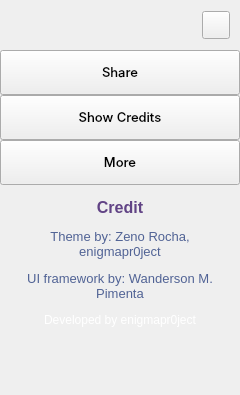
      <widget class="QFrame" name="extraLeftBox">
       <property name="minimumSize">
        <size>
         <width>0</width>
         <height>0</height>
        </size>
       </property>
       <property name="maximumSize">
        <size>
         <width>0</width>
         <height>16777215</height>
        </size>
       </property>
       <property name="frameShape">
        <enum>QFrame::NoFrame</enum>
       </property>
       <property name="frameShadow">
        <enum>QFrame::Raised</enum>
       </property>
       <layout class="QVBoxLayout" name="extraColumLayout">
        <property name="spacing">
         <number>0</number>
        </property>
        <property name="leftMargin">
         <number>0</number>
        </property>
        <property name="topMargin">
         <number>0</number>
        </property>
        <property name="rightMargin">
         <number>0</number>
        </property>
        <property name="bottomMargin">
         <number>0</number>
        </property>
        <item>
         <widget class="QFrame" name="extraTopBg">
          <property name="minimumSize">
           <size>
            <width>0</width>
            <height>50</height>
           </size>
          </property>
          <property name="maximumSize">
           <size>
            <width>16777215</width>
            <height>50</height>
           </size>
          </property>
          <property name="frameShape">
           <enum>QFrame::NoFrame</enum>
          </property>
          <property name="frameShadow">
           <enum>QFrame::Raised</enum>
          </property>
          <layout class="QVBoxLayout" name="verticalLayout_5">
           <property name="spacing">
            <number>0</number>
           </property>
           <property name="leftMargin">
            <number>0</number>
           </property>
           <property name="topMargin">
            <number>0</number>
           </property>
           <property name="rightMargin">
            <number>0</number>
           </property>
           <property name="bottomMargin">
            <number>0</number>
           </property>
           <item>
            <layout class="QGridLayout" name="extraTopLayout">
             <property name="leftMargin">
              <number>10</number>
             </property>
             <property name="rightMargin">
              <number>10</number>
             </property>
             <property name="horizontalSpacing">
              <number>10</number>
             </property>
             <property name="verticalSpacing">
              <number>0</number>
             </property>
             <item row="0" column="0">
              <widget class="QFrame" name="extraIcon">
               <property name="minimumSize">
                <size>
                 <width>20</width>
                 <height>0</height>
                </size>
               </property>
               <property name="maximumSize">
                <size>
                 <width>20</width>
                 <height>20</height>
                </size>
               </property>
               <property name="styleSheet">
                <string notr="true"/>
               </property>
               <property name="frameShape">
                <enum>QFrame::NoFrame</enum>
               </property>
               <property name="frameShadow">
                <enum>QFrame::Raised</enum>
               </property>
              </widget>
             </item>
             <item row="0" column="1">
              <widget class="QLabel" name="extraLabel">
               <property name="minimumSize">
                <size>
                 <width>150</width>
                 <height>0</height>
                </size>
               </property>
               <property name="text">
                <string/>
               </property>
              </widget>
             </item>
             <item row="0" column="2">
              <widget class="QPushButton" name="extraCloseColumnBtn">
               <property name="minimumSize">
                <size>
                 <width>28</width>
                 <height>28</height>
                </size>
               </property>
               <property name="maximumSize">
                <size>
                 <width>28</width>
                 <height>28</height>
                </size>
               </property>
               <property name="cursor">
                <cursorShape>PointingHandCursor</cursorShape>
               </property>
               <property name="toolTip">
                <string>Hide</string>
               </property>
               <property name="text">
                <string/>
               </property>
               <property name="icon">
                <iconset resource="resources.qrc">
                 <normaloff>:/icons/images/icons/x.png</normaloff>:/icons/images/icons/x.png</iconset>
               </property>
               <property name="iconSize">
                <size>
                 <width>20</width>
                 <height>20</height>
                </size>
               </property>
              </widget>
             </item>
            </layout>
           </item>
          </layout>
         </widget>
        </item>
        <item>
         <widget class="QFrame" name="extraContent">
          <property name="frameShape">
           <enum>QFrame::NoFrame</enum>
          </property>
          <property name="frameShadow">
           <enum>QFrame::Raised</enum>
          </property>
          <layout class="QVBoxLayout" name="verticalLayout_12">
           <property name="spacing">
            <number>0</number>
           </property>
           <property name="leftMargin">
            <number>0</number>
           </property>
           <property name="topMargin">
            <number>0</number>
           </property>
           <property name="rightMargin">
            <number>0</number>
           </property>
           <property name="bottomMargin">
            <number>0</number>
           </property>
           <item alignment="Qt::AlignTop">
            <widget class="QFrame" name="extraTopMenu">
             <property name="frameShape">
              <enum>QFrame::NoFrame</enum>
             </property>
             <property name="frameShadow">
              <enum>QFrame::Raised</enum>
             </property>
             <layout class="QVBoxLayout" name="verticalLayout_11">
              <property name="spacing">
               <number>0</number>
              </property>
              <property name="leftMargin">
               <number>0</number>
              </property>
              <property name="topMargin">
               <number>0</number>
              </property>
              <property name="rightMargin">
               <number>0</number>
              </property>
              <property name="bottomMargin">
               <number>0</number>
              </property>
              <item>
               <widget class="QPushButton" name="btn_share">
                <property name="sizePolicy">
                 <sizepolicy hsizetype="Expanding" vsizetype="Fixed">
                  <horstretch>0</horstretch>
                  <verstretch>0</verstretch>
                 </sizepolicy>
                </property>
                <property name="minimumSize">
                 <size>
                  <width>0</width>
                  <height>45</height>
                 </size>
                </property>
                <property name="font">
                 <font>
                  <family>Inter Medium</family>
                  <pointsize>10</pointsize>
                  <italic>false</italic>
                  <bold>false</bold>
                 </font>
                </property>
                <property name="cursor">
                 <cursorShape>PointingHandCursor</cursorShape>
                </property>
                <property name="layoutDirection">
                 <enum>Qt::LeftToRight</enum>
                </property>
                <property name="styleSheet">
                 <string notr="true"/>
                </property>
                <property name="text">
                 <string>Share</string>
                </property>
               </widget>
              </item>
              <item>
               <widget class="QPushButton" name="btn_credits">
                <property name="sizePolicy">
                 <sizepolicy hsizetype="Expanding" vsizetype="Fixed">
                  <horstretch>0</horstretch>
                  <verstretch>0</verstretch>
                 </sizepolicy>
                </property>
                <property name="minimumSize">
                 <size>
                  <width>0</width>
                  <height>45</height>
                 </size>
                </property>
                <property name="font">
                 <font>
                  <family>Inter Medium</family>
                  <pointsize>10</pointsize>
                  <italic>false</italic>
                  <bold>false</bold>
                 </font>
                </property>
                <property name="cursor">
                 <cursorShape>PointingHandCursor</cursorShape>
                </property>
                <property name="layoutDirection">
                 <enum>Qt::LeftToRight</enum>
                </property>
                <property name="styleSheet">
                 <string notr="true"/>
                </property>
                <property name="text">
                 <string>Show Credits</string>
                </property>
               </widget>
              </item>
              <item>
               <widget class="QPushButton" name="btn_more">
                <property name="sizePolicy">
                 <sizepolicy hsizetype="Expanding" vsizetype="Fixed">
                  <horstretch>0</horstretch>
                  <verstretch>0</verstretch>
                 </sizepolicy>
                </property>
                <property name="minimumSize">
                 <size>
                  <width>0</width>
                  <height>45</height>
                 </size>
                </property>
                <property name="font">
                 <font>
                  <family>Inter Medium</family>
                  <pointsize>10</pointsize>
                  <italic>false</italic>
                  <bold>false</bold>
                 </font>
                </property>
                <property name="cursor">
                 <cursorShape>PointingHandCursor</cursorShape>
                </property>
                <property name="layoutDirection">
                 <enum>Qt::LeftToRight</enum>
                </property>
                <property name="styleSheet">
                 <string notr="true"/>
                </property>
                <property name="text">
                 <string>More</string>
                </property>
               </widget>
              </item>
             </layout>
            </widget>
           </item>
           <item>
            <widget class="QFrame" name="extraCenter">
             <property name="frameShape">
              <enum>QFrame::NoFrame</enum>
             </property>
             <property name="frameShadow">
              <enum>QFrame::Raised</enum>
             </property>
             <layout class="QVBoxLayout" name="verticalLayout_10">
              <item>
               <widget class="QTextEdit" name="credits">
                <property name="minimumSize">
                 <size>
                  <width>222</width>
                  <height>0</height>
                 </size>
                </property>
                <property name="styleSheet">
                 <string notr="true">background: transparent;</string>
                </property>
                <property name="frameShape">
                 <enum>QFrame::NoFrame</enum>
                </property>
                <property name="readOnly">
                 <bool>true</bool>
                </property>
                <property name="html">
                 <string>&lt;!DOCTYPE HTML PUBLIC &quot;-//W3C//DTD HTML 4.0//EN&quot; &quot;http://www.w3.org/TR/REC-html40/strict.dtd&quot;&gt;
&lt;html&gt;&lt;head&gt;&lt;meta name=&quot;qrichtext&quot; content=&quot;1&quot; /&gt;&lt;meta charset=&quot;utf-8&quot; /&gt;&lt;style type=&quot;text/css&quot;&gt;
p, li { white-space: pre-wrap; }
hr { height: 1px; border-width: 0; }
li.unchecked::marker { content: &quot;\2610&quot;; }
li.checked::marker { content: &quot;\2612&quot;; }
&lt;/style&gt;&lt;/head&gt;&lt;body style=&quot; font-family:'Inter Medium'; font-size:10pt; font-weight:400; font-style:normal;&quot;&gt;
&lt;p align=&quot;center&quot; style=&quot; margin-top:12px; margin-bottom:12px; margin-left:0px; margin-right:0px; -qt-block-indent:0; text-indent:0px;&quot;&gt;&lt;span style=&quot; font-family:'Segoe UI'; font-size:12pt; font-weight:600; color:#614385;&quot;&gt;Credit&lt;/span&gt;&lt;/p&gt;
&lt;p align=&quot;center&quot; style=&quot; margin-top:12px; margin-bottom:12px; margin-left:0px; margin-right:0px; -qt-block-indent:0; text-indent:0px;&quot;&gt;&lt;span style=&quot; font-family:'Segoe UI'; color:#516395;&quot;&gt;Theme by: Zeno Rocha, enigmapr0ject&lt;/span&gt;&lt;/p&gt;
&lt;p align=&quot;center&quot; style=&quot; margin-top:12px; margin-bottom:12px; margin-left:0px; margin-right:0px; -qt-block-indent:0; text-indent:0px;&quot;&gt;&lt;span style=&quot; font-family:'Segoe UI'; color:#516395;&quot;&gt;UI framework by: Wanderson M. Pimenta&lt;/span&gt;&lt;/p&gt;
&lt;p align=&quot;center&quot; style=&quot; margin-top:12px; margin-bottom:12px; margin-left:0px; margin-right:0px; -qt-block-indent:0; text-indent:0px;&quot;&gt;&lt;span style=&quot; font-family:'Segoe UI'; font-size:9pt; color:#ffffff;&quot;&gt;Developed by enigmapr0ject&lt;/span&gt;&lt;/p&gt;&lt;/body&gt;&lt;/html&gt;</string>
                </property>
               </widget>
              </item>
             </layout>
            </widget>
           </item>
           <item>
            <widget class="QFrame" name="extraBottom">
             <property name="frameShape">
              <enum>QFrame::NoFrame</enum>
             </property>
             <property name="frameShadow">
              <enum>QFrame::Raised</enum>
             </property>
            </widget>
           </item>
          </layout>
         </widget>
        </item>
       </layout>
      </widget>
